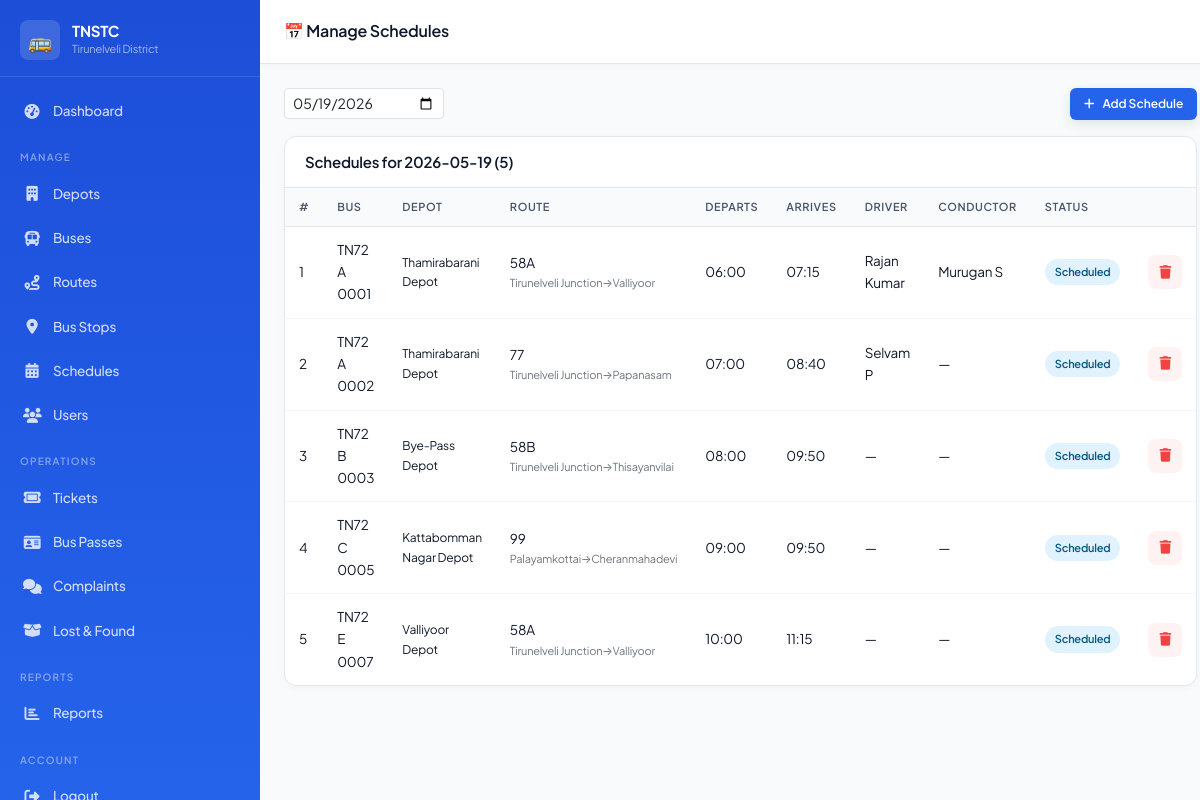
/admin/manage_schedules.php?date=2026-05-19 (signed in), run on the app's committed database.
### tables this page shows
CREATE TABLE IF NOT EXISTS `schedules` (
  `schedule_id`    INT AUTO_INCREMENT PRIMARY KEY,
  `bus_id`         INT  NOT NULL,
  `route_id`       INT  NOT NULL,
  `driver_id`      INT  DEFAULT NULL,
  `conductor_id`   INT  DEFAULT NULL,
  `departure_time` TIME NOT NULL,
  `arrival_time`   TIME NOT NULL,
  `travel_date`    DATE NOT NULL,
  `status`         ENUM('scheduled','in_progress','completed','cancelled','delayed') NOT NULL DEFAULT 'scheduled',
  `delay_reason`   VARCHAR(255) DEFAULT NULL,
  `delay_minutes`  INT DEFAULT 0,
  FOREIGN KEY (`bus_id`)       REFERENCES `buses`(`bus_id`) ON DELETE CASCADE,
  FOREIGN KEY (`route_id`)     REFERENCES `routes`(`route_id`) ON DELETE CASCADE,
  FOREIGN KEY (`driver_id`)    REFERENCES `drivers`(`driver_id`) ON DELETE SET NULL,
  FOREIGN KEY (`conductor_id`) REFERENCES `conductors`(`conductor_id`) ON DELETE SET NULL
);

CREATE TABLE IF NOT EXISTS `buses` (
  `bus_id`       INT AUTO_INCREMENT PRIMARY KEY,
  `bus_number`   VARCHAR(20)  NOT NULL UNIQUE,
  `depot_id`     INT          NOT NULL,
  `bus_type`     ENUM('ordinary','express','super_express','ac','mini') NOT NULL DEFAULT 'ordinary',
  `total_seats`  INT          NOT NULL DEFAULT 40,
  `status`       ENUM('active','maintenance','inactive') NOT NULL DEFAULT 'active',
  FOREIGN KEY (`depot_id`) REFERENCES `depots`(`depot_id`) ON DELETE CASCADE
);

CREATE TABLE IF NOT EXISTS `depots` (
  `depot_id`   INT AUTO_INCREMENT PRIMARY KEY,
  `depot_name` VARCHAR(120) NOT NULL,
  `location`   VARCHAR(200) NOT NULL,
  `district`   VARCHAR(80)  NOT NULL DEFAULT 'Tirunelveli',
  `manager_id` INT          DEFAULT NULL,
  `latitude`   DECIMAL(10,7) DEFAULT NULL,
  `longitude`  DECIMAL(10,7) DEFAULT NULL
);

CREATE TABLE IF NOT EXISTS `routes` (
  `route_id`       INT AUTO_INCREMENT PRIMARY KEY,
  `route_number`   VARCHAR(20)  NOT NULL,
  `source`         VARCHAR(120) NOT NULL,
  `destination`    VARCHAR(120) NOT NULL,
  `distance`       DECIMAL(8,2) NOT NULL COMMENT 'in km',
  `estimated_time` INT          NOT NULL COMMENT 'in minutes'
);

CREATE TABLE IF NOT EXISTS `users` (
  `user_id`    INT AUTO_INCREMENT PRIMARY KEY,
  `name`       VARCHAR(120) NOT NULL,
  `email`      VARCHAR(180) NOT NULL UNIQUE,
  `phone`      VARCHAR(15)  NOT NULL,
  `password`   VARCHAR(255) NOT NULL,
  `role`       ENUM('passenger','driver','conductor','depot_manager','minister','admin') NOT NULL DEFAULT 'passenger',
  `status`     ENUM('active','inactive','pending') NOT NULL DEFAULT 'pending',
  `otp`        VARCHAR(10)  DEFAULT NULL,
  `otp_expiry` DATETIME     DEFAULT NULL,
  `created_at` DATETIME     NOT NULL DEFAULT CURRENT_TIMESTAMP
);

### admin/manage_schedules.php (the view, shortened to what this page needs)
<?php
requireLogin('admin'); $db=getDB(); $flash=getFlash();
$date=$_GET['date']??date('Y-m-d');
$schedules=$db->query("SELECT s.*,b.bus_number,r.route_number,r.source,r.destination,d.depot_name,u1.name driver_name,u2.name conductor_name FROM schedules s JOIN buses b ON b.bus_id=s.bus_id JOIN routes r ON r.route_id=s.route_id JOIN depots d ON d.depot_id=b.depot_id LEFT JOIN drivers dr ON dr.driver_id=s.driver_id LEFT JOIN users u1 ON u1.user_id=dr.user_id LEFT JOIN conductors co ON co.conductor_id=s.conductor_id LEFT JOIN users u2 ON u2.user_id=co.user_id WHERE s.travel_date='$date' ORDER BY s.departure_time")->fetchAll();
$pageTitle='Manage Schedules'; include __DIR__.'/../includes/header.php';
?>
<div class="app-layout"><?php include __DIR__.'/../includes/sidebar_admin.php'; ?>
<div class="main-content">
  <div class="topbar"><button class="sidebar-toggle" id="sidebarToggle"><i class="fa fa-bars"></i></button><div class="topbar-title">📅 Manage Schedules</div></div>
  <div class="page-content">
    <div class="d-flex gap-3 mb-3 align-items-center flex-wrap">
      <form class="d-flex gap-2"><input type="date" name="date" value="<?=htmlspecialchars($date)?>" class="form-control form-control-sm" onchange="this.form.submit()" style="width:160px"></form>
      <button class="btn-primary-custom btn-sm-custom ms-auto" data-bs-toggle="modal" data-bs-target="#addModal"><i class="fa fa-plus"></i> Add Schedule</button>
    </div>
    <div class="table-card">
      <div class="table-header"><h5>Schedules for <?=htmlspecialchars($date)?> (<?=count($schedules)?>)</h5></div>
      <div class="table-responsive"><table class="data-table">
        <thead><tr><th>#</th><th>Bus</th><th>Depot</th><th>Route</th><th>Departs</th><th>Arrives</th><th>Driver</th><th>Conductor</th><th>Status</th><th></th></tr></thead>
        <tbody>
          <?php foreach($schedules as $s): ?>
          <tr>
            <td><?=$s['schedule_id']?></td>
            <td><?=htmlspecialchars($s['bus_number'])?></td>
            <td style="font-size:12px"><?=htmlspecialchars($s['depot_name'])?></td>
            <td><?=htmlspecialchars($s['route_number'])?><div style="font-size:11px;color:#6c757d"><?=htmlspecialchars($s['source'].'→'.$s['destination'])?></div></td>
            <td><?=substr($s['departure_time'],0,5)?></td>
            <td><?=substr($s['arrival_time'],0,5)?></td>
            <td><?=htmlspecialchars($s['driver_name']??'—')?></td>
            <td><?=htmlspecialchars($s['conductor_name']??'—')?></td>
            <td><span class="badge-custom badge-<?=$s['status']==='scheduled'?'info':($s['status']==='in_progress'?'success':($s['status']==='completed'?'secondary':'warning'))?>"><?=ucfirst($s['status'])?></span></td>
            <td><form method="POST" style="display:inline" onsubmit="return confirm('Delete?')"><button type="submit" class="btn-icon delete"><i class="fa fa-trash"></i></button></form></td>
          </tr>
          <?php endforeach; ?>
        </tbody>
      </table></div>
    </div>
  </div>
</div></div>
<?php include __DIR__.'/../includes/footer.php'; ?>

### assets/css/tnstc.css (style rules this page uses)
:root { --primary: #2563eb; --primary-rgb: 37, 99, 235; --primary-dark: #1d4ed8; --primary-light: #eff6ff; --accent: #10b981; --accent-rgb: 16, 185, 129; --accent-dark: #059669; --danger: #ef4444; --warning: #f59e0b; --success: #10b981; --info: #06b6d4; --white: #ffffff; --gray-50: #f8fafc; --gray-100: #f1f5f9; --gray-200: #e2e8f0; --gray-400: #94a3b8; --gray-600: #475569; --gray-800: #0f172a; --dark: #020617; --sidebar-w: 260px; --topbar-h: 64px; --radius-xl: 24px; --radius-lg: 16px; --radius: 12px; --radius-sm: 8px; --shadow-sm: 0 2px 8px rgba(0,0,0,.03); --shadow: 0 12px 30px -10px rgba(0,0,0,.06); --shadow-lg: 0 24px 50px -15px rgba(0,0,0,.1); --transition-fast: 0.15s cubic-bezier(0.4, 0, 0.2, 1); --transition: 0.35s cubic-bezier(0.4, 0, 0.2, 1); }
*, *::before, *::after { box-sizing: border-box; margin: 0; padding: 0; }
html { scroll-behavior: smooth; }
body { font-family: 'Plus Jakarta Sans', 'Outfit', 'Inter', sans-serif; font-size: 14.5px; color: var(--gray-800); background: var(--gray-50); line-height: 1.65; letter-spacing: -0.015em; }
.app-layout { display: flex; min-height: 100vh; }
.main-content { margin-left: var(--sidebar-w); flex: 1; display: flex; flex-direction: column; min-height: 100vh; transition: margin var(--transition); }
.topbar { height: var(--topbar-h); background: var(--white); border-bottom: 1px solid var(--gray-200); display: flex; align-items: center; padding: 0 24px; gap: 16px; position: sticky; top: 0; z-index: 900; box-shadow: var(--shadow-sm); }
.topbar-title { font-size: 16px; font-weight: 600; flex: 1; }
.page-content { padding: 24px; flex: 1; }
.table-card { background: var(--white); border-radius: var(--radius); box-shadow: var(--shadow-sm); border: 1px solid var(--gray-200); overflow: hidden; }
.table-header { padding: 16px 20px; border-bottom: 1px solid var(--gray-200); display: flex; align-items: center; justify-content: space-between; gap: 12px; }
.table-header h5 { font-size: 15px; font-weight: 600; margin: 0; }
.table-responsive { overflow-x: auto; }
.data-table { width: 100%; border-collapse: collapse; }
.data-table thead th { background: var(--gray-50); padding: 10px 14px; text-align: left; font-size: 11px; font-weight: 600; letter-spacing: .6px; text-transform: uppercase; color: var(--gray-600); border-bottom: 1px solid var(--gray-200); white-space: nowrap; }
.data-table tbody td { padding: 12px 14px; border-bottom: 1px solid var(--gray-100); font-size: 13.5px; vertical-align: middle; }
.data-table tbody tr:last-child td { border-bottom: none; }
.badge-custom { display: inline-flex; align-items: center; gap: 4px; padding: 4px 10px; border-radius: 20px; font-size: 11px; font-weight: 600; }
.badge-info { background: #e0f2fe; color: #075985; }
.btn-primary-custom { background: var(--primary); color: var(--white); border: none; padding: 10px 22px; border-radius: var(--radius-sm); font-size: 13.5px; font-weight: 600; cursor: pointer; display: inline-flex; align-items: center; gap: 8px; transition: background var(--transition), transform var(--transition-fast), box-shadow var(--transition-fast); box-shadow: 0 4px 12px rgba(20, 83, 45, 0.12); }
.btn-sm-custom { padding: 6px 14px; font-size: 12px; border-radius: 6px; }
.btn-icon { width: 34px; height: 34px; border-radius: 8px; border: none; display: inline-flex; align-items: center; justify-content: center; cursor: pointer; transition: all var(--transition-fast); }
.btn-icon.delete { background: #fef2f2; color: var(--danger); }
.gap-2 { gap: 8px; }
.gap-3 { gap: 12px; }

### data on the page
schedules: schedule_id "1", bus.bus_number "TN72 A 0001", depots.depot_name "Thamirabarani Depot", route.route_number "58A", route.destination "Tirunelveli Junction→Valliyoor", departure_time "06:00", arrival_time "07:15", users.name "Rajan Kumar", users.name "Murugan S", status "Scheduled"
schedules: schedule_id "2", bus.bus_number "TN72 A 0002", depots.depot_name "Thamirabarani Depot", route.route_number "77", route.destination "Tirunelveli Junction→Papanasam", departure_time "07:00", arrival_time "08:40", users.name "Selvam P", conductor_name "—", status "Scheduled"
schedules: schedule_id "3", bus.bus_number "TN72 B 0003", depots.depot_name "Bye-Pass Depot", route.route_number "58B", route.destination "Tirunelveli Junction→Thisayanvilai", departure_time "08:00", arrival_time "09:50", driver_name "—", conductor_name "—", status "Scheduled"
schedules: schedule_id "4", bus.bus_number "TN72 C 0005", depots.depot_name "Kattabomman Nagar Depot", route.route_number "99", route.destination "Palayamkottai→Cheranmahadevi", departure_time "09:00", arrival_time "09:50", driver_name "—", conductor_name "—", status "Scheduled"
schedules: schedule_id "5", bus.bus_number "TN72 E 0007", depots.depot_name "Valliyoor Depot", route.route_number "58A", route.destination "Tirunelveli Junction→Valliyoor", departure_time "10:00", arrival_time "11:15", driver_name "—", conductor_name "—", status "Scheduled"

### other printed values
$item['label'] "Dashboard"
$item "MANAGE"
$item['label'] "Depots"
$item['label'] "Buses"
$item['label'] "Routes"
$item['label'] "Bus Stops"
$item['label'] "Schedules"
$item['label'] "Users"
$item "OPERATIONS"
$item['label'] "Tickets"
$item['label'] "Bus Passes"
$item['label'] "Complaints"
$item['label'] "Lost & Found"
$item "REPORTS"
$item['label'] "Reports"
